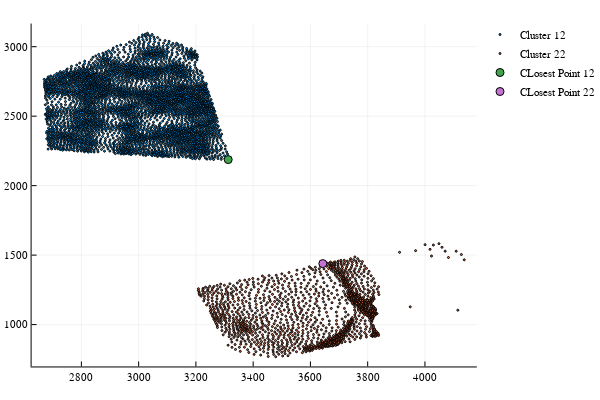

The notebook cell saved with this chart:
### Code cell
## 
Cluster_Dic[k][Int_Dist["Group1"]]
Cluster_Dic[l][Int_Dist["Group2"]]
scatter(X[Cluster_Dic[k]], Y[Cluster_Dic[k]], markersize = 1, label = "Cluster $k")
scatter!(X[Cluster_Dic[l]], Y[Cluster_Dic[l]], markersize = 1, label = "Cluster $l")
scatter!([X[Cluster_Dic[k][Int_Dist["Group1"]]]], [Y[Cluster_Dic[k][Int_Dist["Group1"]]]], label = "CLosest Point $k")
scatter!([X[Cluster_Dic[l][Int_Dist["Group2"]]]], [Y[Cluster_Dic[l][Int_Dist["Group2"]]]], label = "CLosest Point $l")

### Figure 1 — Plotly figure (JSON) as saved in the notebook; plotly's stock layout.template omitted (floating-point values rounded to 4 significant figures; data arrays with more than 128 entries replaced by an {"elided": "..."} marker saying what was removed)
{"data": [{"colorbar": {"title": ""}, "hoverinfo": "text", "legendgroup": "Cluster 12", "marker": {"color": "rgba(0, 154, 250, 1.000)", "line": {"color": "rgba(0, 0, 0, 1.000)", "width": 1}, "size": 2, "symbol": "circle"}, "mode": "markers", "name": "Cluster 12", "showlegend": true, "text": {"elided": "4027 null values"}, "type": "scatter", "x": {"elided": "4027 float values"}, "xaxis": "x1", "y": {"elided": "4027 float values"}, "yaxis": "y1", "zmax": 0.1, "zmin": -0.1}, {"colorbar": {"title": ""}, "hoverinfo": "text", "legendgroup": "Cluster 22", "marker": {"color": "rgba(227, 111, 71, 1.000)", "line": {"color": "rgba(0, 0, 0, 1.000)", "width": 1}, "size": 2, "symbol": "circle"}, "mode": "markers", "name": "Cluster 22", "showlegend": true, "text": {"elided": "1526 null values"}, "type": "scatter", "x": {"elided": "1526 float values"}, "xaxis": "x1", "y": {"elided": "1526 float values"}, "yaxis": "y1", "zmax": 0.1, "zmin": -0.1}, {"colorbar": {"title": ""}, "hoverinfo": "text", "legendgroup": "CLosest Point 12", "marker": {"color": "rgba(62, 164, 78, 1.000)", "line": {"color": "rgba(0, 0, 0, 1.000)", "width": 1}, "size": 8, "symbol": "circle"}, "mode": "markers", "name": "CLosest Point 12", "showlegend": true, "text": [null], "type": "scatter", "x": [3313.0], "xaxis": "x1", "y": [2187.0], "yaxis": "y1", "zmax": 0.1, "zmin": -0.1}, {"colorbar": {"title": ""}, "hoverinfo": "text", "legendgroup": "CLosest Point 22", "marker": {"color": "rgba(195, 113, 210, 1.000)", "line": {"color": "rgba(0, 0, 0, 1.000)", "width": 1}, "size": 8, "symbol": "circle"}, "mode": "markers", "name": "CLosest Point 22", "showlegend": true, "text": [null], "type": "scatter", "x": [3643.0], "xaxis": "x1", "y": [1439.0], "yaxis": "y1", "zmax": 0.1, "zmin": -0.1}], "layout": {"annotations": [], "height": 400, "legend": {"bgcolor": "rgba(255, 255, 255, 1.000)", "bordercolor": "rgba(0, 0, 0, 1.000)", "font": {"color": "rgba(0, 0, 0, 1.000)", "family": "sans-serif", "size": 11}, "tracegroupgap": 0, "x": 1, "y": 1}, "margin": {"b": 20, "l": 0, "r": 0, "t": 20}, "paper_bgcolor": "rgba(255, 255, 255, 1.000)", "plot_bgcolor": "rgba(255, 255, 255, 1.000)", "showlegend": true, "width": 600, "xaxis": {"anchor": "y1", "domain": [0.06582, 0.9934], "gridcolor": "rgba(0, 0, 0, 0.100)", "gridwidth": 0.5, "linecolor": "rgba(0, 0, 0, 1.000)", "mirror": false, "range": [2626.0, 4181.0], "showgrid": true, "showline": true, "showticklabels": true, "tickangle": 0, "tickcolor": "rgb(0, 0, 0)", "tickfont": {"color": "rgba(0, 0, 0, 1.000)", "family": "sans-serif", "size": 11}, "tickmode": "array", "ticks": "inside", "ticktext": ["2800", "3000", "3200", "3400", "3600", "3800", "4000"], "tickvals": [2800, 3000, 3200, 3400, 3600, 3800, 4000], "title": "", "titlefont": {"color": "rgba(0, 0, 0, 1.000)", "family": "sans-serif", "size": 15}, "type": "-", "visible": true, "zeroline": false, "zerolinecolor": "rgba(0, 0, 0, 1.000)"}, "yaxis": {"anchor": "x1", "domain": [0.03762, 0.9902], "gridcolor": "rgba(0, 0, 0, 0.100)", "gridwidth": 0.5, "linecolor": "rgba(0, 0, 0, 1.000)", "mirror": false, "range": [698.6, 3167.0], "showgrid": true, "showline": true, "showticklabels": true, "tickangle": 0, "tickcolor": "rgb(0, 0, 0)", "tickfont": {"color": "rgba(0, 0, 0, 1.000)", "family": "sans-serif", "size": 11}, "tickmode": "array", "ticks": "inside", "ticktext": ["1000", "1500", "2000", "2500", "3000"], "tickvals": [1000, 1500, 2000, 2500, 3000], "title": "", "titlefont": {"color": "rgba(0, 0, 0, 1.000)", "family": "sans-serif", "size": 15}, "type": "-", "visible": true, "zeroline": false, "zerolinecolor": "rgba(0, 0, 0, 1.000)"}}}
